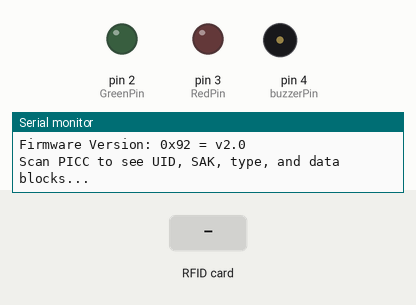
Simulated run of this sketch. Board: Arduino Uno, built with avr-gcc and run on an emulated ATmega328P. Parts: output pins drawn as LEDs (lit = HIGH), buzzer (waves = sounding), the last lines printed to the serial monitor. The inputs (shaded band) are chosen by the test bench. EEPROM starts erased; pins used as bus, display or sensor lines are not drawn.

Above: at 1.2 s.
1.3 s: RFID card 13 4C 10 F5 held to the reader
At 2.5 s:
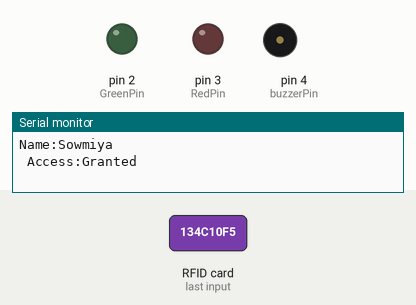
2.9 s: RFID card 5E 7A 19 C4 held to the reader
At 3.1 s:
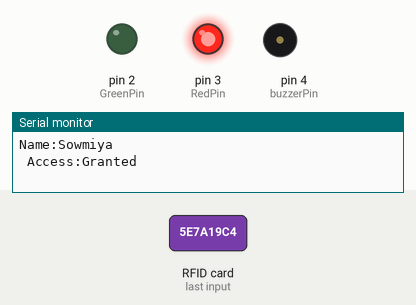
Timing chart, 0 to 5.9 s (numbered marks = the images above; inputs shaded):
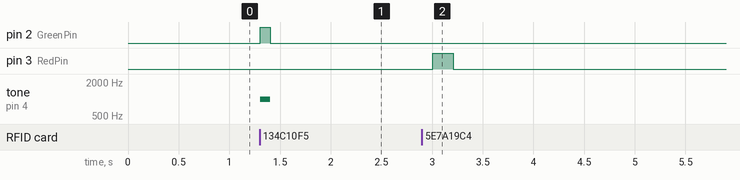

Measured:
- after the input at 1.3 s, pin 2 (GreenPin): LOW → HIGH at once, → LOW 0.10 s later; tone on pin 4 (buzzerPin): silent → 1000 Hz at once, → silent 0.10 s later
- after the input at 2.9 s, pin 3 (RedPin): LOW → HIGH after 0.11 s, → LOW 0.20 s later

The sketch:

accesscount_check.ino
```cpp
#include <SPI.h>
#include <MFRC522.h>
#include <SoftwareSerial.h>
#include <EEPROM.h>

#define RST_PIN 9
#define SS_PIN 10

MFRC522 mfrc522(SS_PIN, RST_PIN);
byte accessUID[4] = {0x13, 0x4C, 0x10, 0xF5};
int GreenPin = 2;
int RedPin = 3;
int buzzerPin = 4;
int accessLimit = 2;  // Number of accesses allowed per day

SoftwareSerial mySerial(1, 0);  // RX, TX for GSM module

void setup() {
  pinMode(GreenPin, OUTPUT);
  pinMode(RedPin, OUTPUT);
  digitalWrite(RedPin, LOW);
  digitalWrite(GreenPin, LOW);
  pinMode(buzzerPin, OUTPUT);
  Serial.begin(9600);
  while (!Serial);

  SPI.begin();
  mfrc522.PCD_Init();
  delay(4);
  mfrc522.PCD_DumpVersionToSerial();
  Serial.println(F("Scan PICC to see UID, SAK, type, and data blocks..."));

  mySerial.begin(9600);

  // Initialize EEPROM
  EEPROM.write(0, 0);  // Initialize access count to 0
}

void sendSMS(String message) {
  if (Serial.available() > 0) {
  mySerial.println("AT+CMGF=1");
  delay(1000);
  mySerial.println("AT+CMGS=\"+919611111111\" "); // Replace with your phone number
  delay(1000);
  mySerial.print(message);
  delay(100);
  mySerial.println((char)26);
  delay(1000);
}
}


bool isCardValid() {
  int accessCount = EEPROM.read(0);  // Read access count from EEPROM
  return accessCount < accessLimit;
}

void accessGrantedAction() {
  int accessCount = EEPROM.read(0);  // Read access count from EEPROM
  if (isCardValid()) {
    accessCount++;  // Increment the access count
    EEPROM.write(0, accessCount);  // Write the updated access count to EEPROM
    digitalWrite(GreenPin, HIGH);
    tone(buzzerPin, 1000, 300);
    delay(100);
    digitalWrite(GreenPin, LOW);
    noTone(buzzerPin);
    Serial.println("Name:Sowmiya \n Access:Granted \n");
    sendSMS("Name:Sowmiya \n Access:Granted \n ");
  } else {
    Serial.println("Name:Sowmiya \n Card limit exceeded - Access Denied");
    accessDeniedAction();  // Implement access denied action
  }

  // Ensure LEDs are turned off after actions are completed
  digitalWrite(GreenPin, LOW);
  digitalWrite(RedPin, LOW);
}

void accessDeniedAction() {

  digitalWrite(RedPin, HIGH);
  digitalWrite(buzzerPin, HIGH);
  delay(200);
  digitalWrite(RedPin, LOW);
  noTone(buzzerPin);
  Serial.println("Name: Madhumitha \n Access:Denied\n");
  sendSMS("Access Denied");

}

void loop() {
  delay(100);
  digitalWrite(GreenPin, LOW);
  digitalWrite(RedPin, LOW);
  if (!mfrc522.PICC_IsNewCardPresent()) {
    return;
  }
  if (!mfrc522.PICC_ReadCardSerial()) {
    return;
  }

  if (mfrc522.uid.uidByte[0] == accessUID[0] && mfrc522.uid.uidByte[1] == accessUID[1] && mfrc522.uid.uidByte[2] == accessUID[2] && mfrc522.uid.uidByte[3] == accessUID[3]) {
    accessGrantedAction();
  } else {
    accessDeniedAction();
  }

  mfrc522.PICC_HaltA();
}
```
